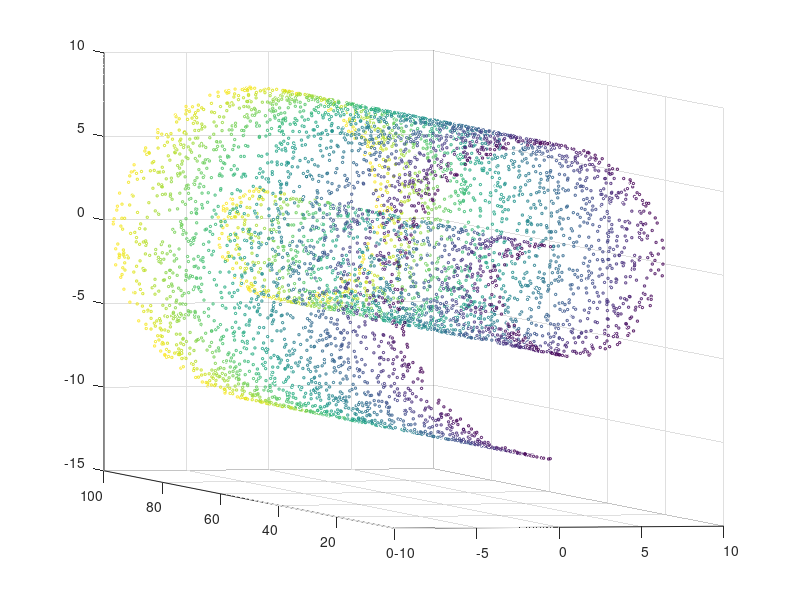
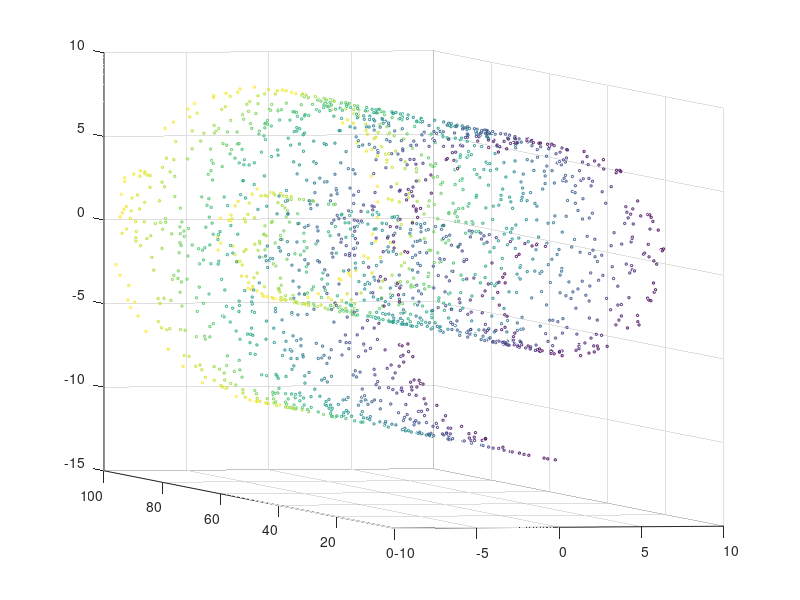

Write the MATLAB code that produced these figures, in order. (Note: this script raises an error after producing the figures.)
% LLL and Laplacian Eigenmaps with a Swissroll dataset
% (6000 points training, 2000 test).
% This demo uses a medium-size dataset so it runs in a few seconds.
% The speedup of LLL over Laplacian Eigenmaps is larger with larger datasets.

rng(1);

% Generate Swissroll dataset
Nall = 8000; N = 6000;
a = ((7/2*pi-pi/2)*(rand(Nall,1).^0.65)+pi/2); tall = 100*rand(Nall,1);
Yall = [a.*cos(a) tall a.*sin(a)];
Y = Yall(1:N,:); t = tall(1:N);			% Training dataset
Yt = Yall(N+1:end,:); tt = tall(N+1:end);	% Test dataset

figure(1); scatter3(Y(:,1),Y(:,2),Y(:,3),3,t); daspect([1 1 1]); view(-10,2);
figure(2); scatter3(Yt(:,1),Yt(:,2),Yt(:,3),3,tt);daspect([1 1 1]);view(-10,2);
drawnow;

% Compute Gaussian affinities with bandwidth s and kW neighbours
fprintf('Computing Gaussian affinities... ');
s = 1.5; kW = 400; tic; W = gaussaff(Y,{'k',kW},s); t0 = toc;
fprintf('%3.2f seconds\n',t0);

% Type of Laplacian and dimension of latent space
nl = 0; d = 2;

% The usual Laplacian Eigenmaps on the entire dataset
fprintf('Computing Laplacian Eigenmaps... ');
tic; XLE = lapeig(d,W,nl); t1 = toc;
fprintf('%3.2f seconds\n',t1);

% Total number of landmarks and number of landmarks for each point, for LLL
L = 500; kZ = 3;
% LLL
fprintf('Computing LLL... ');
tic; [X,Y0,X0] = lll(Y,W,d,L,kZ,nl); t2 = toc;
fprintf('%3.2f seconds\n',t2);

% Project test points (in Yt) using LLL out-of-sample mapping
fprintf('Computing LLL out-of-sample mapping... ');
tic; Xt = lllmap(Yt,Y0,kZ,X0); t3 = toc;
fprintf('%3.2f seconds\n',t3);

figure(3); scatter(XLE(:,1),XLE(:,2),20,t); daspect([1 1 1]);
title(['Laplacian Eigenmaps, runtime: ' num2str(t1) ' s']);
figure(4); scatter(X(:,1),X(:,2),20,t); daspect([1 1 1]);
title(['LLL, runtime: ' num2str(t2) ' s']);
figure(5); scatter(Xt(:,1),Xt(:,2),20,tt); daspect([1 1 1]);
title(['LLL (out-of-sample), runtime: ' num2str(t3) ' s']);

